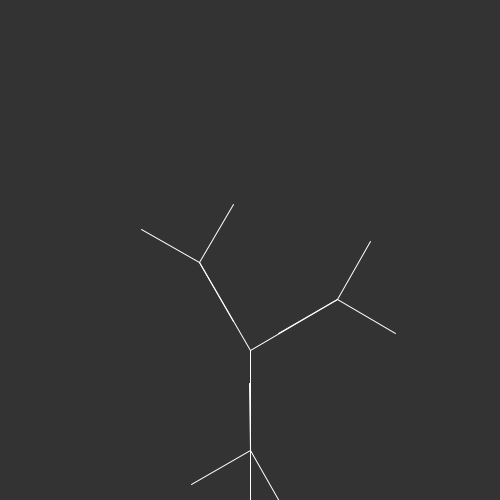
Frame 1 (no input)
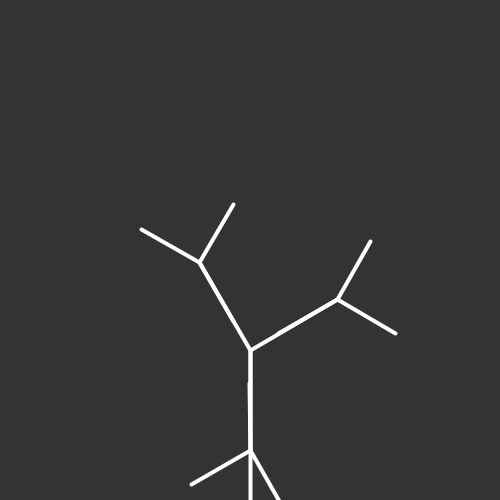
Frame 60 (the mouse pressed at the canvas centre just before this capture)
Frame 120 (the mouse held since frame 60 and released just before this capture): identical to frame 60, image omitted

The Processing sketch that drew these frames (run headless with seeded random() and noise(); from frame 60 on, the mouse is pressed at the canvas centre):

// Processing sketch: Fractal_Trees
// ── Fractal_Trees.pde
float angle= PI/4;
float STROKE=15;
int number=-1;
void setup() {
    size(500,500);
    //slider= new HScrollbar(200,200,100,100,1000);
    
}

void draw() {
    background(51);
    int len=150; // this should be global
    translate(250,height);
    stroke(255);
    branch(150,0);
    strokeWeight(4);
    //frameRate(1);
    
}

void branch(float len,float level)
{
    if(len<50)
    {
        return;
    }
    //angle=random(PI/2);
    //angle=mouseX*0.01;
    line(0,0,0,-len);
    translate(0,-len);
    //strokeWeight(random(10,20));
    for(int i=1;i<=3;i++)
    {
      pushMatrix();
      if(i==1)
        rotate(PI/3);
       else if(i==2)
       {
         rotate(-PI/6);
       }
       else{
         rotate(-PI);
       }
       
      branch(len*0.67,level+1);
      angle=angle-PI/3;
      number=number*-1;
      popMatrix();
      //pushMatrix();
      ////strokeWeight(10);
      //rotate(-angle);
      //branch(len*0.67,level+1);
      //popMatrix();
    }
    //slider.display();
    // come back    
}
